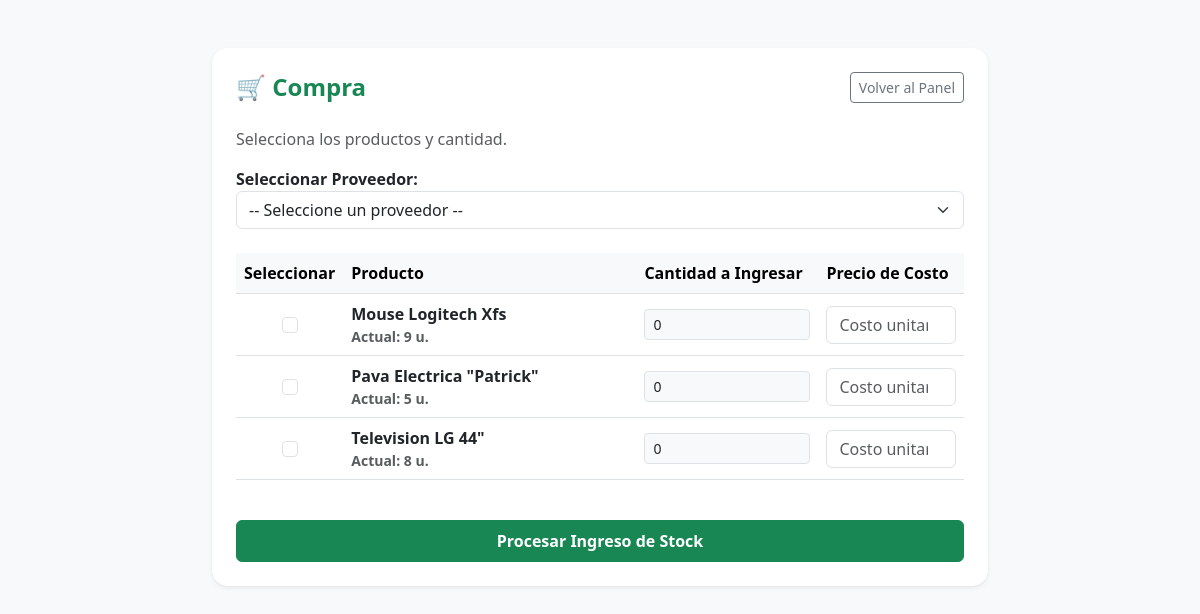
Page /compras/simular/ (signed in) on the committed database.
### inventario/models.py (models this page shows, shortened)
class Producto(models.Model):
    nombre = models.CharField(max_length=100)
    categoria = models.ForeignKey(Categoria, on_delete=models.PROTECT, related_name='productos', null=True, blank=True)
    cantidad = models.IntegerField(default=0)  # Representa el Stock
    precio = models.DecimalField(max_digits=10, decimal_places=2)
    costo = models.DecimalField(max_digits=10, decimal_places=2, default=0.00)
    activo = models.BooleanField(default=True)

### compras/views.py (the view, shortened to what this page needs)
# urls.py: path('simular/', SimularCompraView.as_view(), name='simular_compra'),
class SimularCompraView(LoginRequiredMixin, AdminOrOperadorMixin, View):
    def get(self, request):
        productos = Producto.objects.filter(activo=True).order_by('nombre')
        proveedores = Proveedor.objects.all()
        return render(request, 'compras/simular_compra.html', {'productos': productos, 'proveedores': proveedores})

### inventario/views.py (called while the page is built)
    def test_func(self):
        user = self.request.user
        return user.is_superuser or user.groups.filter(name__in=['Admin', 'Operador']).exists()

### compras/templates/compras/simular_compra.html (shortened to what this page needs)
<!DOCTYPE html>
<html lang="es">
<head>
    <link href="https://cdn.jsdelivr.net/npm/bootstrap@5.3.0/dist/css/bootstrap.min.css" rel="stylesheet">
</head>
<body class="bg-light py-5">
    <div class="container" style="max-width: 800px;">
        <div class="card p-4 shadow-sm bg-white border-0 rounded-4">
            <div class="d-flex justify-content-between align-items-center mb-4">
                <h4 class="fw-bold text-success m-0">🛒 Compra</h4>
                <a href="{% url 'inventario:dashboard' %}" class="btn btn-outline-secondary btn-sm">Volver al Panel</a>
            </div>
            <p class="text-muted">Selecciona los productos y cantidad.</p>
            <form method="POST">
                <div class="mb-4">
                    <label class="fw-bold">Seleccionar Proveedor:</label>
                    <select name="proveedor_id" class="form-select" required>
                        <option value="" disabled selected>-- Seleccione un proveedor --</option>
                    </select>
                </div>
                <div class="table-responsive mb-4" style="max-height: 400px; overflow-y: auto;">
                    <table class="table align-middle">
                        <thead class="table-light sticky-top">
                            <tr>
                                <th width="10%">Seleccionar</th>
                                <th>Producto</th>
                                <th width="25%">Cantidad a Ingresar</th>
                                <th width="20%">Precio de Costo</th>
                            </tr>
                        </thead>
                        <tbody>
                            {% for p in productos %}
                            <tr>
                                <td class="text-center">
                                    <input type="checkbox" name="productos[]" value="{{ p.id }}" class="form-check-input row-check">
                                </td>
                                <td class="fw-bold">{{ p.nombre }} <span class="text-muted small d-block">Actual: {{ p.cantidad }} u.</span></td>
                                <td>
                                    <input type="number" name="cantidad_{{ p.id }}" class="form-control form-control-sm row-qty bg-light" min="1" readonly value="0">
                                </td>
                                <td>
                                    <input type="number" name="costo_{{ p.id }}" step="0.01" class="form-control" placeholder="Costo unitario">
                                </td>
                            </tr>
                            {% endfor %}
                        </tbody>
                    </table>
                </div>
                <button type="submit" class="btn btn-success w-100 py-2 fw-semibold">Procesar Ingreso de Stock</button>
            </form>
        </div>
    </div>
</body>
</html>

### rows in the picture
Producto: nombre "Mouse Logitech Xfs", cantidad "9"
Producto: nombre "Pava Electrica \"Patrick\"", cantidad "5"
Producto: nombre "Television LG 44\"", cantidad "8"
